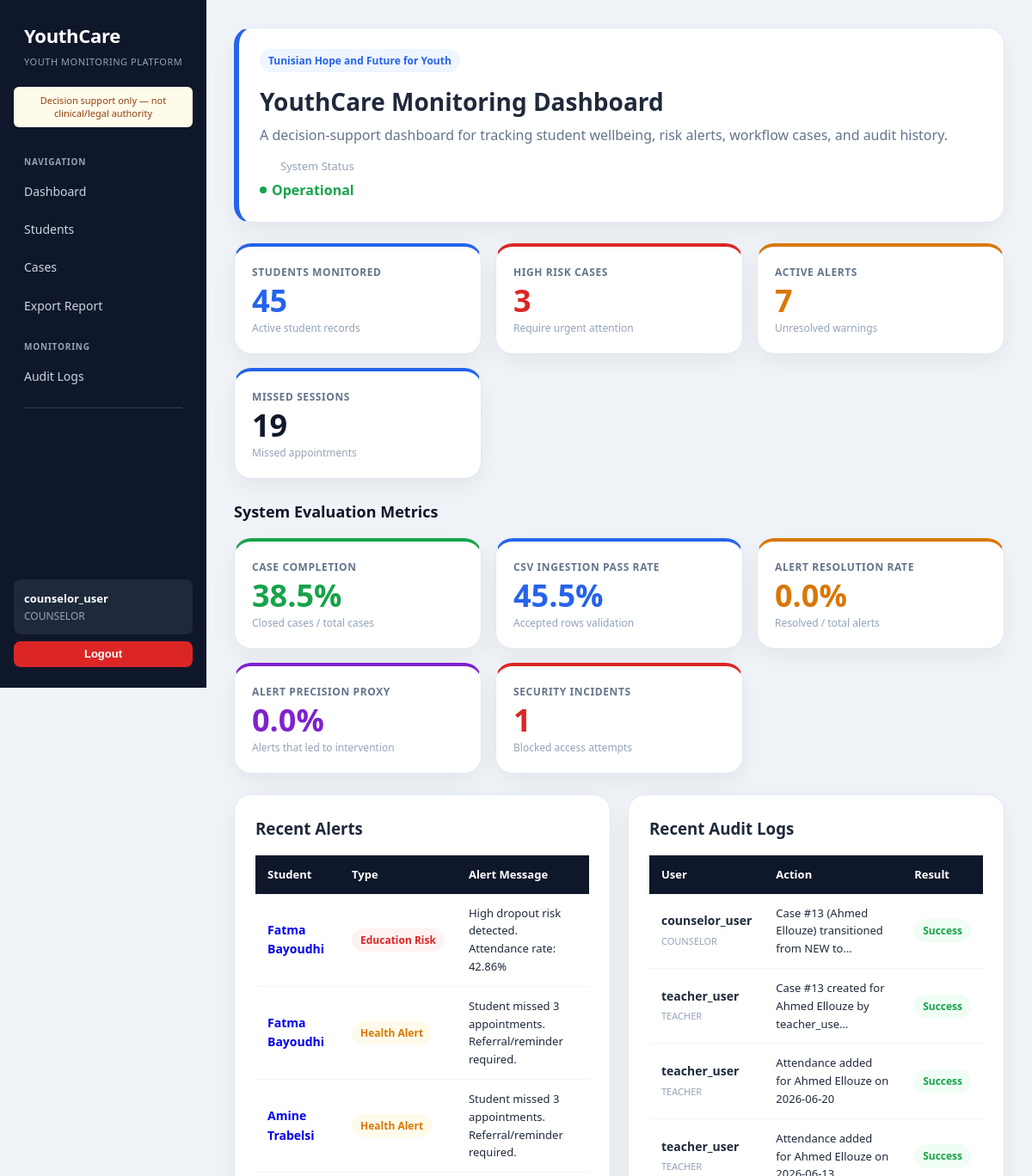
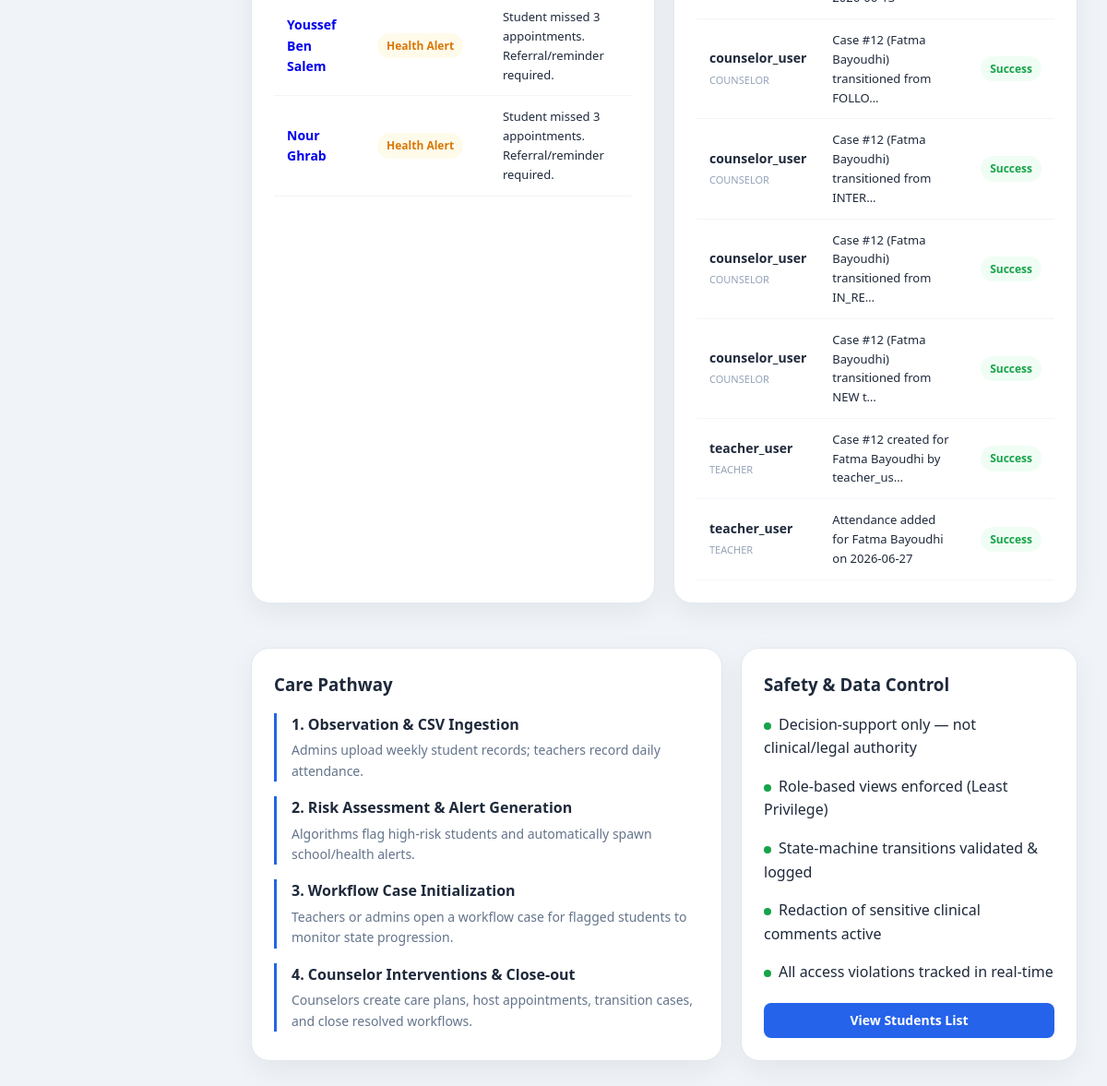
The page / (signed in) on the database its author committed (2 pictures, top to bottom).
### core/models.py (models this page shows, shortened)
class Profile(models.Model):
    ROLE_CHOICES = [
        ('ADMIN', 'Admin'),
        ('TEACHER', 'Teacher'),
        ('COUNSELOR', 'Counselor'),
    ]
    user = models.OneToOneField(User, on_delete=models.CASCADE)
    role = models.CharField(max_length=20, choices=ROLE_CHOICES)

class Alert(models.Model):
    ALERT_TYPES = [
        ('EDUCATION', 'Education Risk'),
        ('HEALTH', 'Health Follow-up'),
    ]
    student = models.ForeignKey(
        Student,
        on_delete=models.CASCADE,
        related_name='alerts'
    )
    alert_type = models.CharField(max_length=20, choices=ALERT_TYPES)
    message = models.TextField()
    is_resolved = models.BooleanField(default=False)
    created_at = models.DateTimeField(auto_now_add=True)

class Student(models.Model):
    first_name = models.CharField(max_length=100)
    last_name = models.CharField(max_length=100)
    date_of_birth = models.DateField()
    attendance_rate = models.FloatField(default=100)
    average_grade = models.FloatField(default=0)
    risk_level = models.CharField(
        max_length=20,
        choices=[
            ('LOW', 'Low'),
            ('MEDIUM', 'Medium'),
            ('HIGH', 'High'),
        ],
        default='LOW'
    )
    counselor_notes = models.TextField(
        blank=True,
        default="",
        help_text="Confidential notes, visible only to counselors and admins."
    )
    def __str__(self):
        return f"{self.first_name} {self.last_name}"

class AuditLog(models.Model):
    ACTION_TYPES = [
        ('CREATE', 'Create'),
        ('UPDATE', 'Update'),
        ('ALERT', 'Alert'),
        ('SECURITY', 'Security'),
        ('INGESTION', 'Data Ingestion'),
    ]
    RESULT_CHOICES = [
        ('SUCCESS', 'Success'),
        ('FAILURE', 'Failure'),
    ]
    user = models.ForeignKey(
        User,
        on_delete=models.SET_NULL,
        null=True,
        blank=True
    )
    user_role = models.CharField(max_length=20, blank=True, default="")
    action_type = models.CharField(max_length=20, choices=ACTION_TYPES)
    description = models.TextField()
    action_result = models.CharField(
        max_length=10,
        choices=RESULT_CHOICES,
        default='SUCCESS'
    )
    case = models.ForeignKey(
        'Case',
        on_delete=models.SET_NULL,
        null=True,
        blank=True,
        related_name='audit_logs'
    )
    affected_object_id = models.IntegerField(null=True, blank=True)
    created_at = models.DateTimeField(auto_now_add=True)

### core/views.py (the view)
# urls.py: path("", views.dashboard, name="home"),
@login_required
def dashboard(request):
    total_students = Student.objects.count()
    high_risk_students = Student.objects.filter(risk_level="HIGH").count()
    active_alerts = Alert.objects.filter(is_resolved=False).count()
    open_interventions = Intervention.objects.exclude(status="CLOSED").count()
    missed_appointments = Appointment.objects.filter(attended=False).count()
    total_cases = Case.objects.count()
    closed_cases = Case.objects.filter(status='CLOSED').count()
    workflow_completion_rate = round((closed_cases / total_cases * 100), 1) if total_cases > 0 else 0.0
    ingestion_stats = DataIngestionLog.objects.aggregate(total=Sum('total_rows'), accepted=Sum('accepted_rows'))
    total_ingested = ingestion_stats['total'] or 0
    accepted_ingested = ingestion_stats['accepted'] or 0
    data_validation_pass_rate = round((accepted_ingested / total_ingested * 100), 1) if total_ingested > 0 else 0.0
    total_alerts = Alert.objects.count()
    resolved_alerts = Alert.objects.filter(is_resolved=True).count()
    alert_resolution_rate = round((resolved_alerts / total_alerts * 100), 1) if total_alerts > 0 else 0.0
    alerts_with_action = Alert.objects.filter(
        student__interventions__isnull=False,
        is_resolved=True
    ).values('student').distinct().count()
    alerted_students = Alert.objects.values('student').distinct().count()
    alert_precision_proxy = round(
        (alerts_with_action / alerted_students * 100), 1
    ) if alerted_students > 0 else 0.0
    security_checks_count = AuditLog.objects.filter(action_type='SECURITY').count()
    recent_alerts = Alert.objects.order_by('-created_at')[:5]
    recent_audit_logs = AuditLog.objects.order_by('-created_at')[:10]
    context = {
        "total_students": total_students,
        "high_risk_students": high_risk_students,
        "active_alerts": active_alerts,
        "open_interventions": open_interventions,
        "missed_appointments": missed_appointments,
        "workflow_completion_rate": workflow_completion_rate,
        "data_validation_pass_rate": data_validation_pass_rate,
        "alert_resolution_rate": alert_resolution_rate,
        "alert_precision_proxy": alert_precision_proxy,
        "security_checks_count": security_checks_count,
        "recent_alerts": recent_alerts,
        "recent_audit_logs": recent_audit_logs,
    }
    return render(request, "core/dashboard.html", context)

### core/permissions.py (called while the page is built)
def get_user_role(user):
    if not user.is_authenticated:
        return None
    try:
        return user.profile.role
    except Profile.DoesNotExist:
        return None

### core/templates/core/dashboard.html (shortened to what this page needs)
{% extends 'core/base.html' %}
{% block content %}
<div class="card" style="border-left:6px solid var(--primary);">
    <div style="display:flex;justify-content:space-between;align-items:flex-start;flex-wrap:wrap;gap:12px;">
        <div>
            <span class="badge badge-blue">Tunisian Hope and Future for Youth</span>
            <h1 style="font-size:28px;font-weight:800;margin:12px 0 4px;">YouthCare Monitoring Dashboard</h1>
            <p style="color:var(--slate-500);margin:0;">A decision-support dashboard for tracking student wellbeing, risk alerts, workflow cases, and audit history.</p>
        </div>
        <div style="text-align:right;">
            <p style="color:var(--slate-400);font-size:13px;margin:0 0 4px;">System Status</p>
            <span style="display:inline-flex;align-items:center;gap:6px;font-weight:600;color:var(--success);">
                <span style="width:8px;height:8px;border-radius:50%;background:var(--success);display:inline-block;"></span>
                Operational
            </span>
        </div>
    </div>
</div>
<div class="metric-grid">
    <div class="metric-card blue">
        <div class="metric-label">Students Monitored</div>
        <div class="metric-number">{{ total_students }}</div>
        <p class="metric-desc">Active student records</p>
    </div>
    <div class="metric-card red">
        <div class="metric-label">High Risk Cases</div>
        <div class="metric-number">{{ high_risk_students }}</div>
        <p class="metric-desc">Require urgent attention</p>
    </div>
    <div class="metric-card amber">
        <div class="metric-label">Active Alerts</div>
        <div class="metric-number">{{ active_alerts }}</div>
        <p class="metric-desc">Unresolved warnings</p>
    </div>
    <div class="metric-card">
        <div class="metric-label">Missed Sessions</div>
        <div class="metric-number">{{ missed_appointments }}</div>
        <p class="metric-desc">Missed appointments</p>
    </div>
</div>
<h3 style="font-size:18px;font-weight:700;margin:0 0 16px;color:var(--slate-900);">System Evaluation Metrics</h3>
<div class="metric-grid">
    <div class="metric-card green">
        <div class="metric-label">Case Completion</div>
        <div class="metric-number">{{ workflow_completion_rate }}%</div>
        <p class="metric-desc">Closed cases / total cases</p>
    </div>
    <div class="metric-card blue">
        <div class="metric-label">CSV Ingestion Pass Rate</div>
        <div class="metric-number">{{ data_validation_pass_rate }}%</div>
        <p class="metric-desc">Accepted rows validation</p>
    </div>
    <div class="metric-card amber">
        <div class="metric-label">Alert Resolution Rate</div>
        <div class="metric-number">{{ alert_resolution_rate }}%</div>
        <p class="metric-desc">Resolved / total alerts</p>
    </div>
    <div class="metric-card purple">
        <div class="metric-label">Alert Precision Proxy</div>
        <div class="metric-number">{{ alert_precision_proxy }}%</div>
        <p class="metric-desc">Alerts that led to intervention</p>
    </div>
    <div class="metric-card red">
        <div class="metric-label">Security Incidents</div>
        <div class="metric-number">{{ security_checks_count }}</div>
        <p class="metric-desc">Blocked access attempts</p>
    </div>
</div>
<div style="display:grid;grid-template-columns:1fr 1fr;gap:20px;margin-bottom:24px;">
    <div class="card">
        <div class="card-header"><h3>Recent Alerts</h3></div>
        <div class="table-wrapper">
            <table>
                <thead><tr><th>Student</th><th>Type</th><th>Alert Message</th></tr></thead>
                <tbody>
                    {% for alert in recent_alerts %}
                    <tr>
                        <td><a href="{% url 'student_detail' student_id=alert.student.id %}" style="font-weight:600;text-decoration:none;">{{ alert.student }}</a></td>
                        <td>
                            {% if alert.alert_type == 'EDUCATION' %}
                                <span class="badge badge-danger">Education Risk</span>
                            {% else %}
                                <span class="badge badge-warning">Health Alert</span>
                            {% endif %}
                        </td>
                        <td style="font-size:13px;">{{ alert.message }}</td>
                    </tr>
                    {% empty %}
                    <tr><td colspan="3" style="text-align:center;color:var(--slate-400);">No recent alerts.</td></tr>
                    {% endfor %}
                </tbody>
            </table>
        </div>
    </div>
    <div class="card">
        <div class="card-header"><h3>Recent Audit Logs</h3></div>
        <div class="table-wrapper">
            <table>
                <thead><tr><th>User</th><th>Action</th><th>Result</th></tr></thead>
                <tbody>
                    {% for log in recent_audit_logs %}
                    <tr>
                        <td><strong>{{ log.user.username|default:"System" }}</strong><br><span style="font-size:11px;color:var(--slate-400);">{{ log.user_role|default:"SYSTEM" }}</span></td>
                        <td style="font-size:13px;">{{ log.description|truncatechars:50 }}</td>
                        <td>
                            {% if log.action_result == 'SUCCESS' %}
                                <span class="badge badge-success">Success</span>
                            {% else %}
                                <span class="badge badge-danger">Blocked</span>
                            {% endif %}
                        </td>
                    </tr>
                    {% empty %}
                    <tr><td colspan="3" style="text-align:center;color:var(--slate-400);">No recent audit logs.</td></tr>
                    {% endfor %}
                </tbody>
            </table>
        </div>
    </div>
</div>
<div style="display:grid;grid-template-columns:7fr 5fr;gap:20px;">
    <div class="card">
        <h3 style="margin:0 0 16px;font-weight:700;">Care Pathway</h3>
        <div style="border-left:3px solid var(--primary);padding-left:16px;margin-bottom:16px;">
            <strong>1. Observation & CSV Ingestion</strong>
            <p style="color:var(--slate-500);margin:4px 0 0;font-size:14px;">Admins upload weekly student records; teachers record daily attendance.</p>
        </div>
        <div style="border-left:3px solid var(--primary);padding-left:16px;margin-bottom:16px;">
            <strong>2. Risk Assessment & Alert Generation</strong>
            <p style="color:var(--slate-500);margin:4px 0 0;font-size:14px;">Algorithms flag high-risk students and automatically spawn school/health alerts.</p>
        </div>
        <div style="border-left:3px solid var(--primary);padding-left:16px;margin-bottom:16px;">
            <strong>3. Workflow Case Initialization</strong>
            <p style="color:var(--slate-500);margin:4px 0 0;font-size:14px;">Teachers or admins open a workflow case for flagged students to monitor state progression.</p>
        </div>
        <div style="border-left:3px solid var(--primary);padding-left:16px;">
            <strong>4. Counselor Interventions & Close-out</strong>
            <p style="color:var(--slate-500);margin:4px 0 0;font-size:14px;">Counselors create care plans, host appointments, transition cases, and close resolved workflows.</p>
        </div>
    </div>
    <div class="card">
        <h3 style="margin:0 0 16px;font-weight:700;">Safety & Data Control</h3>
        <p><span style="width:8px;height:8px;border-radius:50%;background:var(--success);display:inline-block;margin-right:8px;"></span>Decision-support only — not clinical/legal authority</p>
        <p><span style="width:8px;height:8px;border-radius:50%;background:var(--success);display:inline-block;margin-right:8px;"></span>Role-based views enforced (Least Privilege)</p>
        <p><span style="width:8px;height:8px;border-radius:50%;background:var(--success);display:inline-block;margin-right:8px;"></span>State-machine transitions validated & logged</p>
        <p><span style="width:8px;height:8px;border-radius:50%;background:var(--success);display:inline-block;margin-right:8px;"></span>Redaction of sensitive clinical comments active</p>
        <p><span style="width:8px;height:8px;border-radius:50%;background:var(--success);display:inline-block;margin-right:8px;"></span>All access violations tracked in real-time</p>
        <div style="margin-top:20px;">
            {% if request.user.profile.role == "ADMIN" %}
                <a href="{% url 'upload_csv' %}" class="btn" style="width:100%;justify-content:center;margin-bottom:8px;">Upload CSV Dataset</a>
                <a href="{% url 'admin_settings' %}" class="btn btn-secondary" style="width:100%;justify-content:center;">Open Settings</a>
            {% else %}
                <a href="{% url 'student_list' %}" class="btn" style="width:100%;justify-content:center;">View Students List</a>
            {% endif %}
        </div>
    </div>
</div>
{% endblock %}

### core/templates/core/base.html (shortened to what this page needs)
<!DOCTYPE html>
<html>
<head>
    {% load static %}
    <link rel="stylesheet" href="{% static 'core/style.css' %}">
</head>
<body>
<div class="sidebar">
    <h2>YouthCare</h2>
    <p class="sidebar-sub">Youth Monitoring Platform</p>
    <div class="disclaimer">Decision support only — not clinical/legal authority</div>
    <div class="nav-section">Navigation</div>
    <a href="{% url 'dashboard' %}">Dashboard</a>
    <a href="{% url 'student_list' %}">Students</a>
    <a href="{% url 'case_list' %}">Cases</a>
    <a href="{% url 'export_students_csv' %}">Export Report</a>
    {% if request.user.profile.role == "ADMIN" or request.user.profile.role == "COUNSELOR" %}
        <div class="nav-section">Monitoring</div>
        <a href="{% url 'audit_log_list' %}">Audit Logs</a>
    {% endif %}
    <div class="sidebar-divider"></div>
    <div class="user-card" style="margin-top:auto;">
        <div class="name">{{ request.user.username }}</div>
        <div class="role">{{ request.user.profile.role }}</div>
    </div>
    <form method="post" action="{% url 'logout' %}" style="margin-top:8px;">
        <button type="submit" class="btn btn-danger btn-sm" style="width:100%;justify-content:center;">Logout</button>
    </form>
</div>
<div class="main-content">
    {% block content %}{% endblock %}
</div>
</body>
</html>

### rows shown on the page
Alert: student "Fatma Bayoudhi", alert_type "Education Risk", message "High dropout risk detected. Attendance rate: 42.86%"
Alert: student "Fatma Bayoudhi", alert_type "Health Alert", message "Student missed 3 appointments. Referral/reminder required."
Alert: student "Amine Trabelsi", alert_type "Health Alert", message "Student missed 3 appointments. Referral/reminder required."
Alert: student "Youssef Ben Salem", alert_type "Health Alert", message "Student missed 3 appointments. Referral/reminder required."
Alert: student "Nour Ghrab", alert_type "Health Alert", message "Student missed 3 appointments. Referral/reminder required."
AuditLog: user.username "counselor_user", user_role "COUNSELOR", description "Case #13 (Ahmed Ellouze) transitioned from NEW to…", action_result "Success"
AuditLog: user.username "teacher_user", user_role "TEACHER", description "Case #13 created for Ahmed Ellouze by teacher_use…", action_result "Success"
AuditLog: user.username "teacher_user", user_role "TEACHER", description "Attendance added for Ahmed Ellouze on 2026-06-20", action_result "Success"
AuditLog: user.username "teacher_user", user_role "TEACHER", description "Attendance added for Ahmed Ellouze on 2026-06-13", action_result "Success"
AuditLog: user.username "counselor_user", user_role "COUNSELOR", description "Case #12 (Fatma Bayoudhi) transitioned from FOLLO…", action_result "Success"
AuditLog: user.username "counselor_user", user_role "COUNSELOR", description "Case #12 (Fatma Bayoudhi) transitioned from INTER…", action_result "Success"
AuditLog: user.username "counselor_user", user_role "COUNSELOR", description "Case #12 (Fatma Bayoudhi) transitioned from IN_RE…", action_result "Success"
AuditLog: user.username "counselor_user", user_role "COUNSELOR", description "Case #12 (Fatma Bayoudhi) transitioned from NEW t…", action_result "Success"
AuditLog: user.username "teacher_user", user_role "TEACHER", description "Case #12 created for Fatma Bayoudhi by teacher_us…", action_result "Success"
AuditLog: user.username "teacher_user", user_role "TEACHER", description "Attendance added for Fatma Bayoudhi on 2026-06-27", action_result "Success"

### other values the page prints
{{ request.user.username }} "counselor_user"
{{ request.user.profile.role }} "COUNSELOR"
{{ total_students }} "45"
{{ high_risk_students }} "3"
{{ active_alerts }} "7"
{{ missed_appointments }} "19"
{{ workflow_completion_rate }} "38.5"
{{ data_validation_pass_rate }} "45.5"
{{ alert_resolution_rate }} "0.0"
{{ alert_precision_proxy }} "0.0"
{{ security_checks_count }} "1"
